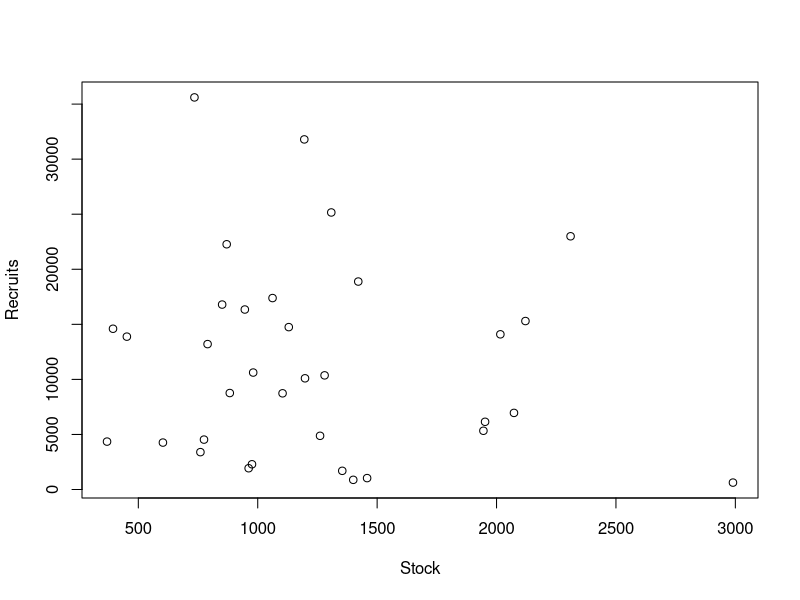
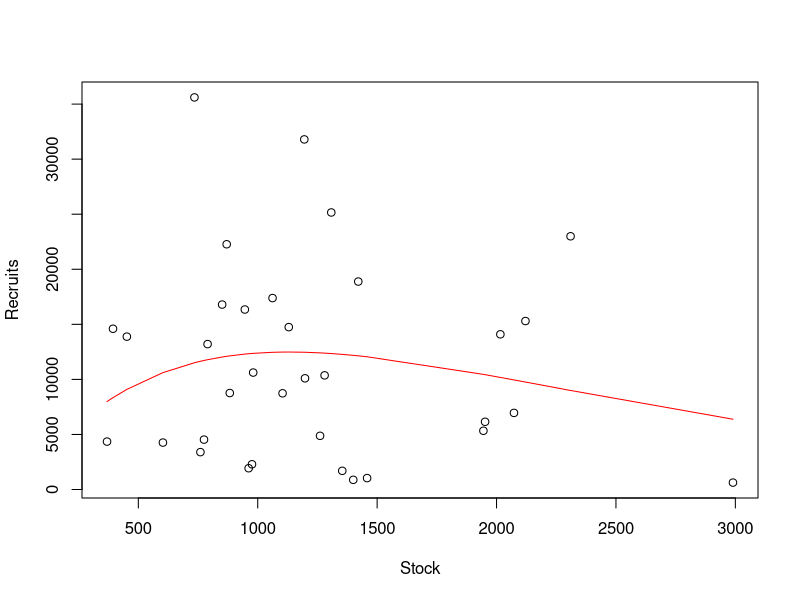
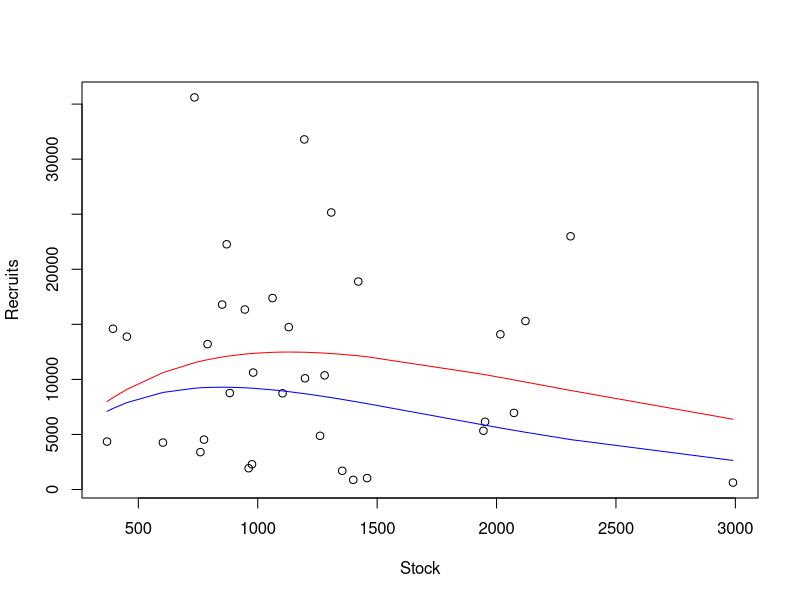
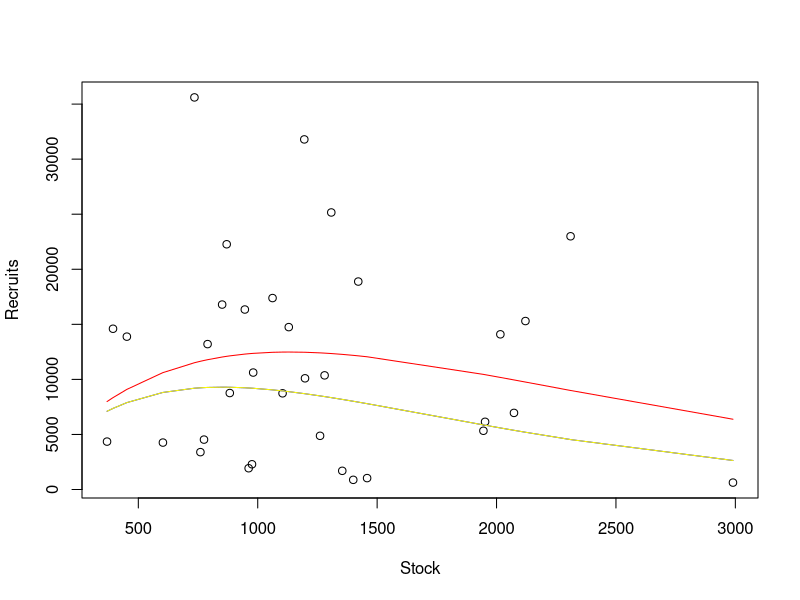
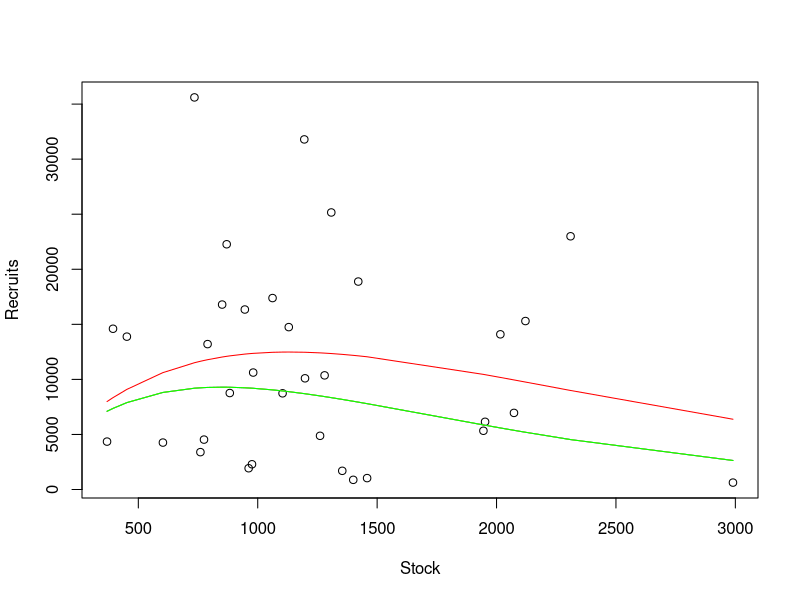
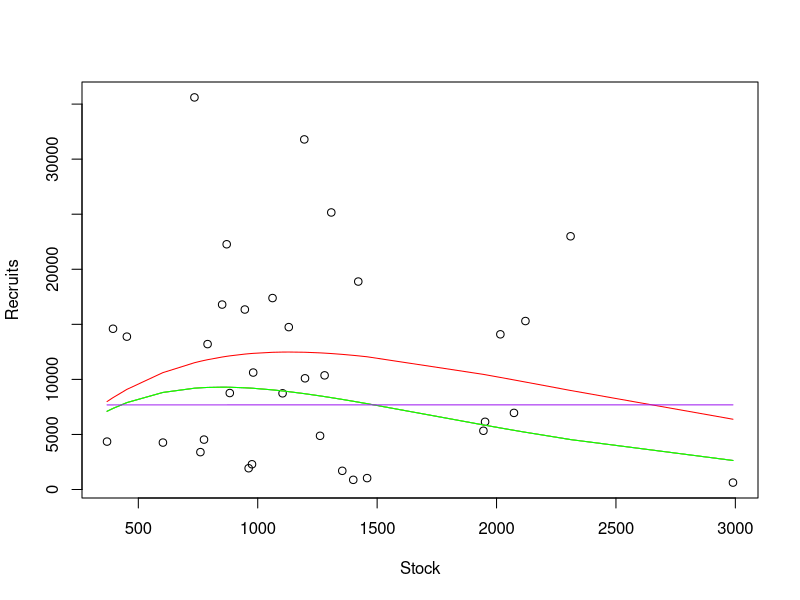

These figures' R source, in order:
## ---- chunk 1
setwd("/workspaces/schooling/population_dynamics/lab_7/")
data <- read.table("data/walleye_data.txt", header=T, sep="")
head(data)
## ---- chunk 2
plot(
    data$S,
    data$R,
    xlab="Stock",
    ylab="Recruits"
)
## ---- chunk 3
nonlinear_ricker <- function(params, S) {
    a <- params[1]
    b <- params[2]
    return(a * S * exp(-b * S))
}
## ---- chunk 4
normal_NLL <- function(params, pred, obs) {
    sigma <- tail(params, 1)
    return(-1 * sum(dnorm(obs, pred, sigma, log=T)))
}
## ---- chunk 5
func <- function(params) {
    pred <- nonlinear_ricker(params, data$S)
    return(normal_NLL(params, pred, data$R))
}

params <- c(30, 0.001, 8000)
for (i in 1:10) {
    fit <- optim(params, func)
    params <- fit$par
}
fit
## ---- chunk 6
data$nonlinear_additive <- nonlinear_ricker(params, data$S)
plot(
    data$S,
    data$R,
    xlab="Stock",
    ylab="Recruits"
)
lines(
    data$S[order(data$S)],
    data$nonlinear_additive[order(data$S)],
    col="red"
)
## ---- chunk 7
print(paste("a =", params[1]))
print(paste("b =", params[2]))
## ---- chunk 8
linear_multiplicative <- function(params, S) {
    intercept <- params[1]
    slope <- params[2]
    return(intercept + slope * S)
}
## ---- chunk 9
func <- function(params) {
    pred <- linear_multiplicative(params, data$S)
    obs <- log(data$R / data$S)
    return(normal_NLL(params, pred, obs))
}

params <- c(30, -0.001, 1)
for (i in 1:10) {
    fit <- optim(params, func)
    params <- fit$par
}
fit
## ---- chunk 10
data$linear_multiplicative <- exp(linear_multiplicative(params, data$S)) * data$S
plot(
    data$S,
    data$R,
    xlab="Stock",
    ylab="Recruits"
)
lines(
    data$S[order(data$S)],
    data$nonlinear_additive[order(data$S)],
    col="red"
)
lines(
    data$S[order(data$S)],
    data$linear_multiplicative[order(data$S)],
    col="blue"
)
## ---- chunk 11
print(paste("a =", exp(params[1])))
print(paste("b =", -params[2]))
## ---- chunk 12
func <- function(params) {
    pred <- nonlinear_ricker(params, data$S)
    obs <- data$R
    return(normal_NLL(params, log(pred), log(obs)))
}

params <- c(30, -0.001, 1)
for (i in 1:10) {
    fit <- optim(params, func)
    params <- fit$par
}
fit
## ---- chunk 13
data$linear_multiplicative_v2 <- nonlinear_ricker(params, data$S)
plot(
    data$S,
    data$R,
    xlab="Stock",
    ylab="Recruits"
)
lines(
    data$S[order(data$S)],
    data$nonlinear_additive[order(data$S)],
    col="red"
)
lines(
    data$S[order(data$S)],
    data$linear_multiplicative[order(data$S)],
    col="blue"
)
lines(
    data$S[order(data$S)],
    data$linear_multiplicative_v2[order(data$S)],
    col="yellow"
)
## ---- chunk 14
log_NLL <- function(params, pred, obs) {
    sigma <- tail(params, 1)
    return(-1 * sum(dlnorm(obs, log(pred), sigma, log=T)))
}

func <- function(params) {
    pred <- nonlinear_ricker(params, data$S)
    obs <- data$R
    return(log_NLL(params, pred, obs))
}

params <- c(30, -0.001, 1)
for (i in 1:10) {
    fit <- optim(params, func)
    params <- fit$par
}
fit
## ---- chunk 15
data$nonlinear_multiplicative <- nonlinear_ricker(params, data$S)
plot(
    data$S,
    data$R,
    xlab="Stock",
    ylab="Recruits"
)
lines(
    data$S[order(data$S)],
    data$nonlinear_additive[order(data$S)],
    col="red"
)
lines(
    data$S[order(data$S)],
    data$linear_multiplicative[order(data$S)],
    col="blue"
)
lines(
    data$S[order(data$S)],
    data$linear_multiplicative_v2[order(data$S)],
    col="yellow"
)
lines(
    data$S[order(data$S)],
    data$nonlinear_multiplicative[order(data$S)],
    col="green"
)
## ---- chunk 16
beverton_holt <- function(params, S) {
    a <- params[1]
    b <- params[2]
    return(a * S / (1 + b * S))
}
## ---- chunk 17
func <- function(params) {
    pred <- beverton_holt(params, data$S)
    obs <- data$R
    return(log_NLL(params, pred, obs))
}

params <- c(30000, 4, 1)
for (i in 1:10) {
    fit <- optim(params, func)
    params <- fit$par
}
fit
## ---- chunk 18
data$beverton_holt <- beverton_holt(params, data$S)
plot(
    data$S,
    data$R,
    xlab="Stock",
    ylab="Recruits"
)
lines(
    data$S[order(data$S)],
    data$nonlinear_additive[order(data$S)],
    col="red"
)
lines(
    data$S[order(data$S)],
    data$linear_multiplicative[order(data$S)],
    col="blue"
)
lines(
    data$S[order(data$S)],
    data$linear_multiplicative_v2[order(data$S)],
    col="yellow"
)
lines(
    data$S[order(data$S)],
    data$nonlinear_multiplicative[order(data$S)],
    col="green"
)
lines(
    data$S[order(data$S)],
    data$beverton_holt[order(data$S)],
    col="purple"
)
